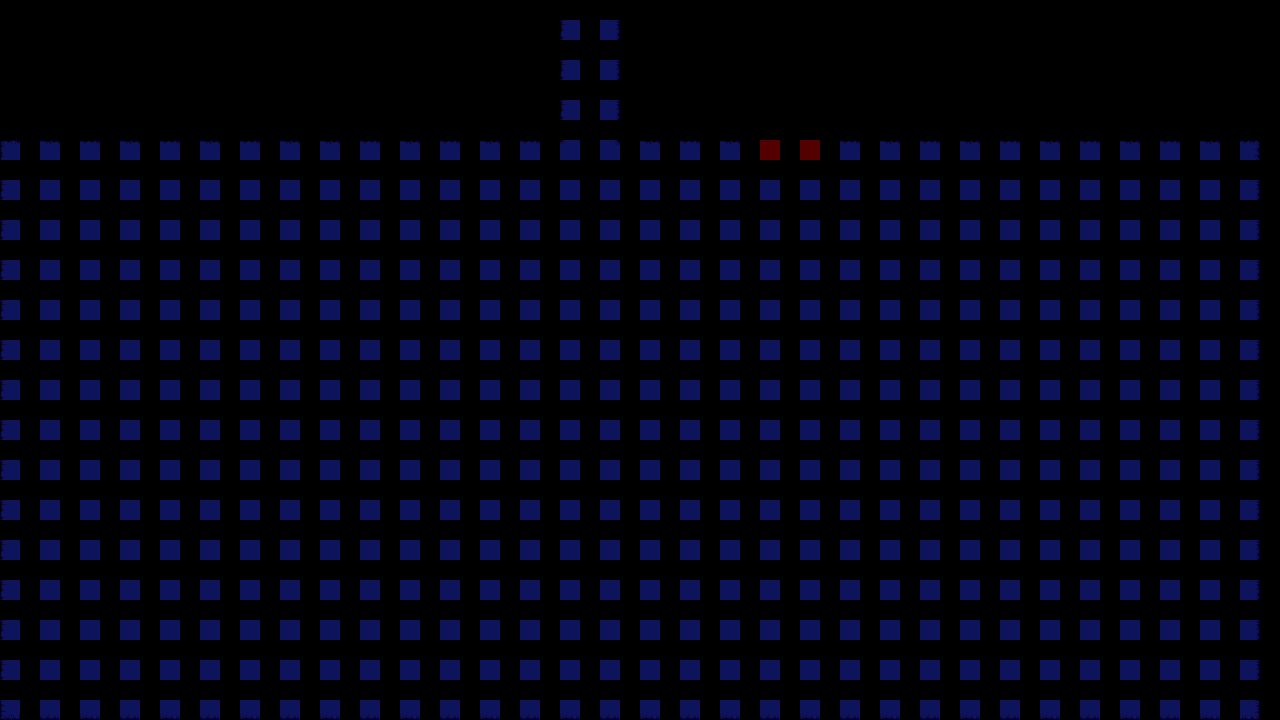

A level layout from a 2D game, rendered from its tile map. Below: a short description, then the map file with its tile-grid data intact:
An orthogonal 32x18 tile map with 40x40 px tiles, 1 tile layer (Warstwa Kafelków 1) and 13 objects (2x transition, 2x npc, entry, entry1).

<map version="1.11" tiledversion="1.11.2" orientation="orthogonal" renderorder="right-down" width="32" height="18" tilewidth="40" tileheight="40" infinite="0" nextlayerid="6" nextobjectid="38">
 <editorsettings>
  <export target="room3.lua" format="lua" />
 </editorsettings>
 <tileset firstgid="1" source="../tilesets/bluegrass.tsx" />
 <layer id="1" name="Warstwa Kafelków 1" width="32" height="18">
  <data encoding="csv">
0,0,0,0,0,0,0,0,0,0,0,0,0,0,9,12,0,0,0,0,0,0,0,0,0,0,0,0,0,0,0,0,
0,0,0,0,0,0,0,0,0,0,0,0,0,0,9,12,0,0,0,0,0,0,0,0,0,0,0,0,0,0,0,0,
0,0,0,0,0,0,0,0,0,0,0,0,0,0,9,12,0,0,0,0,0,0,0,0,0,0,0,0,0,0,0,0,
2,3,4,3,4,3,4,3,3,4,3,4,3,4,6,7,3,4,3,11,11,4,3,4,3,4,3,4,3,4,3,5,
9,10,10,10,10,10,10,10,10,10,10,10,10,10,10,10,10,10,10,10,10,10,10,10,10,10,10,10,10,10,10,12,
9,10,10,10,10,10,10,10,10,10,10,10,10,10,10,10,10,10,10,10,10,10,10,10,10,10,10,10,10,10,10,12,
9,10,10,10,10,10,10,10,10,10,10,10,10,10,10,10,10,10,10,10,10,10,10,10,10,10,10,10,10,10,10,12,
9,10,10,10,10,10,10,10,10,10,10,10,10,10,10,10,10,10,10,10,10,10,10,10,10,10,10,10,10,10,10,12,
9,10,10,10,10,10,10,10,10,10,10,10,10,10,10,10,10,10,10,10,10,10,10,10,10,10,10,10,10,10,10,12,
9,10,10,10,10,10,10,10,10,10,10,10,10,10,10,10,10,10,10,10,10,10,10,10,10,10,10,10,10,10,10,12,
9,10,10,10,10,10,10,10,10,10,10,10,10,10,10,10,10,10,10,10,10,10,10,10,10,10,10,10,10,10,10,12,
9,10,10,10,10,10,10,10,10,10,10,10,10,10,10,10,10,10,10,10,10,10,10,10,10,10,10,10,10,10,10,12,
9,10,10,10,10,10,10,10,10,10,10,10,10,10,10,10,10,10,10,10,10,10,10,10,10,10,10,10,10,10,10,12,
9,10,10,10,10,10,10,10,10,10,10,10,10,10,10,10,10,10,10,10,10,10,10,10,10,10,10,10,10,10,10,12,
9,10,10,10,10,10,10,10,10,10,10,10,10,10,10,10,10,10,10,10,10,10,10,10,10,10,10,10,10,10,10,12,
9,10,10,10,10,10,10,10,10,10,10,10,10,10,10,10,10,10,10,10,10,10,10,10,10,10,10,10,10,10,10,12,
9,10,10,10,10,10,10,10,10,10,10,10,10,10,10,10,10,10,10,10,10,10,10,10,10,10,10,10,10,10,10,12,
16,17,18,17,18,17,18,17,18,17,18,17,18,17,18,17,18,17,18,17,18,17,18,17,18,17,18,17,18,17,18,19
</data>
 </layer>
 <objectgroup color="#7f00ff" id="2" name="markers">
  <object id="7" name="entry" x="600" y="80">
   <point />
  </object>
  <object id="37" name="entry1" x="800" y="240">
   <point />
  </object>
 </objectgroup>
 <objectgroup color="#0000ff" id="3" name="collision">
  <object id="25" x="-40" y="120" width="40" height="600" />
  <object id="28" x="1280" y="120" width="40" height="600" />
  <object id="29" x="0" y="720" width="1280" height="40" />
  <object id="30" x="0" y="80" width="520" height="40" />
  <object id="31" x="520" y="0" width="40" height="120" />
  <object id="32" x="640" y="0" width="40" height="120" />
  <object id="33" x="680" y="80" width="600" height="40" />
 </objectgroup>
 <objectgroup color="#ff00ff" id="4" name="objects">
  <object id="8" name="transition" x="560" y="-40" width="80" height="40">
   <properties>
    <property name="map" value="room1" />
    <property name="marker" value="entry1" />
   </properties>
  </object>
  <object id="9" name="npc" x="200" y="120" width="40" height="40">
   <properties>
    <property name="actor" value="gonerstarwalker" />
    <property name="once" type="bool" value="true" />
    <property name="text1" value="I saw horrors beyond your [color:red]comprehension.[color:reset]" />
    <property name="text2" value="H[wait:5] E[wait:15] H[wait:5] A[wait:5] U[wait:5] N[wait:5] T[wait:5] S[wait:15] Y[wait:5] O[wait:5] U[wait:5]." />
   </properties>
  </object>
  <object id="10" name="npc" x="280" y="120" width="40" height="40">
   <properties>
    <property name="actor" value="starwalker" />
    <property name="text1" value="* I'm not even [color:yellow]Pissed[color:reset] off." />
    <property name="text2" value="* I'm just terrified by what he meant." />
   </properties>
  </object>
  <object id="35" name="transition" x="760" y="120" width="80" height="40">
   <properties>
    <property name="map" value="casinomain" />
    <property name="marker" value="entry" />
   </properties>
  </object>
 </objectgroup>
</map>
